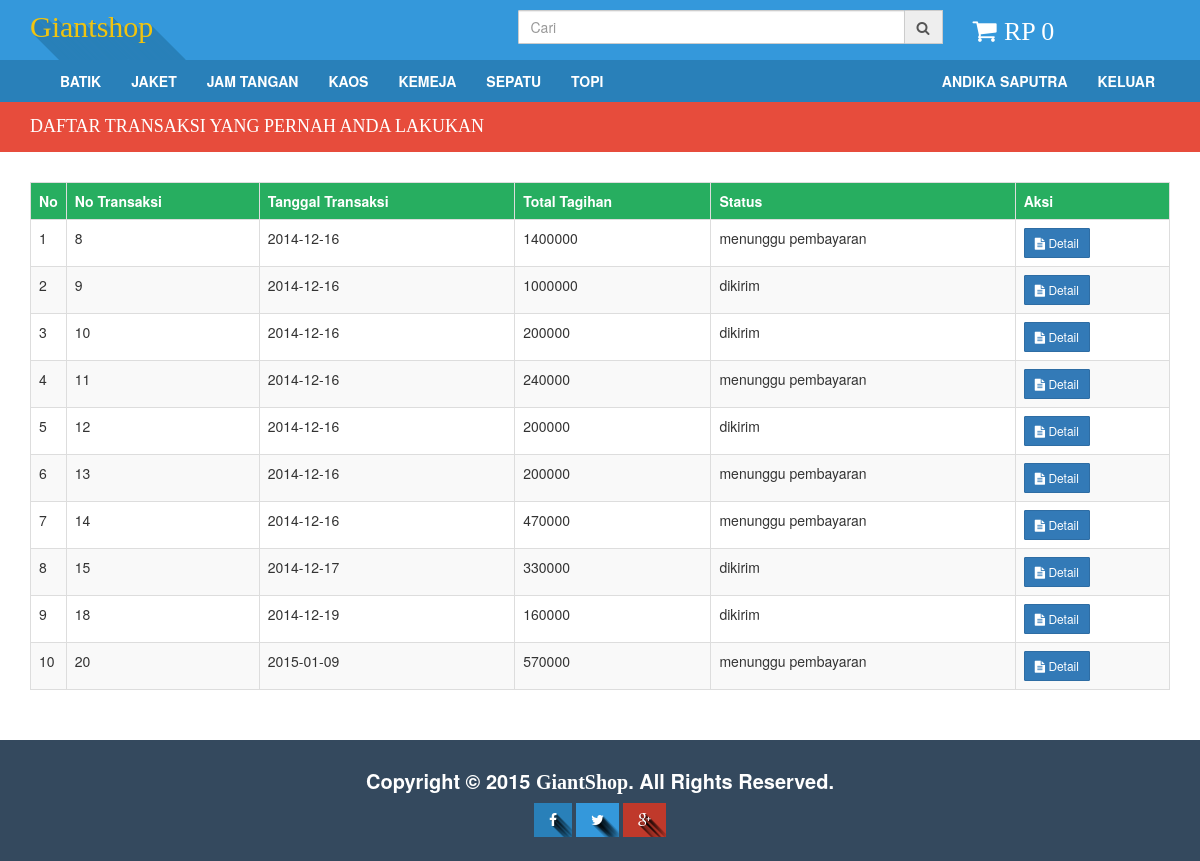
Page /profile.php (signed in) on the committed database.
### tables this page shows
CREATE TABLE IF NOT EXISTS `jenis` (
  `kdjenis` char(5) NOT NULL,
  `nmjenis` varchar(25) NOT NULL
);

CREATE TABLE IF NOT EXISTS `trx` (
`kdtrx` int(5) NOT NULL,
  `tgltrx` date NOT NULL,
  `tglkirim` date DEFAULT NULL,
  `email` varchar(50) NOT NULL,
  `alamat` text NOT NULL,
  `idstatus` int(1) NOT NULL
);

CREATE TABLE IF NOT EXISTS `statustransaksi` (
  `idstatus` int(1) NOT NULL,
  `nmstatus` varchar(20) NOT NULL
);

### profile.php (the view, shortened to what this page needs)
<?php include 'assets/php/header.php';
?>
		<div class="shopcart">
        	<div class="title">
        		<div class="container">
        			<h4>daftar transaksi yang pernah anda lakukan</h4>
        		</div>
        	</div>
        	<div class="container">
        		<div class="row">
        			<div class="col-md-12">
                        <table class="table table-striped table-bordered">
                            <tr>
                                <th width="8">No</th>
                                <th>No Transaksi</th>
                                <th>Tanggal Transaksi</th>
                                <th>Total Tagihan</th>
                                <th>Status</th>
                                <th>Aksi</th>
                            </tr>
                        <?php
                            $q = "SELECT trx.kdtrx, tgltrx, sum(subtotal), nmstatus FROM trx JOIN detailtrx ON trx.kdtrx=detailtrx.kdtrx JOIN statustransaksi ON statustransaksi.idstatus=trx.idstatus WHERE trx.email='$_SESSION[loginEmail]' GROUP BY trx.kdtrx, tgltrx, nmstatus";
                            $sql = mysql_query($q);
                            $i=1;
                            while($res = mysql_fetch_array($sql)){ ?>
                            <tr>
                                <td><?php echo $i++; ?></td>
                                <td><?php echo $res[0]; ?></td>
                                <td><?php echo $res[1]; ?></td>
                                <td><?php echo $res[2]; ?></td>
                                <td><?php echo $res[3]; ?></td>
                                <td><a href="detail.php?kd=<?php echo $res[0]; ?>" class="btn btn-primary btn-sm"><i class="fa fa-file-text"></i> Detail</a></td>
                            </tr>
                            <?php
                            }
                            ?>
                        </table>
                    </div>
        		</div>
        	</div>
        </div>
<?php include 'assets/php/footer.php';
?>

### assets/php/header.php (shortened to what this page needs)
<!DOCTYPE html>
<html lang="id">
	<head>
	    <link rel="stylesheet" type="text/css" href="assets/css/font-awesome.min.css" />
	    <link rel="stylesheet" type="text/css" href="assets/css/bootstrap.css" />
	    <link rel="stylesheet" type="text/css" href="assets/css/front.css" />
	</head>
	<body>
		<header class="header">
			<div class="container">
				<div class="row">
					<div class="col-md-4">
						<a href="index.php"><h1 class="webtitle">Giantshop</h1></a>
					</div>
					<div class="col-md-7 col-md-offset-1">
						<div class="row">
							<div class="col-xs-8">
								<form method="get" action="search.php">
									<div class="input-group">
  										<input type="search" name="q" placeholder="Cari" class="form-control">
  										<span class="input-group-addon"><i class="fa fa-search"></i></span>
									</div>
								</form>
							</div>
							<div class="col-xs-4 cart">
								<span class="fa fa-shopping-cart"></span>
								<a href="shopcart.php">rp <?php echo $_SESSION['total']; ?></a>
							</div>
						</div>
					</div>
				</div>
			</div>
		</header>
		<nav class="navbar navbar-default" role="navigation">
            <div class="container">
                <div class="collapse navbar-collapse" id="bs-example-navbar-collapse-1">
                    <ul class="nav navbar-nav">
			<?php
			$qk = "SELECT * FROM `jenis` ORDER BY nmjenis ASC";
			$sqlk = mysql_query($qk);
			while($resk = mysql_fetch_array($sqlk)){ ?>
                        <li><a href="kategori.php?k=<?php echo $resk[0] ?>"><?php echo $resk[1] ?></a></li>
			<?php
			}
			?>
                    </ul>
                    <ul class="nav navbar-nav navbar-right">
                        <?php
                        if(!isset($_SESSION['loginNama'])){ ?>
                        <li><a href="" data-toggle="modal" data-target="#daftar">Daftar</a></li>
                        <li><a href="" data-toggle="modal" data-target="#masuk">Masuk</a></li>
                        <?php
                        }else {  ?>
                        <li><a href="profile.php"><strong><?php echo $_SESSION['loginNama'] ?></strong></a></li>
                        <li><a href="logout.php" onclick="return confirm('Anda yakin mau keluar?')">Keluar</a></li>
                        <?php
                        }
                        ?>
                    </ul>
                </div>
            </div>
        </nav>

### assets/php/footer.php (shortened to what this page needs)
		<footer class="footer">
			<h5>Copyright &copy; 2015 <a href="#" class="webtitle">GiantShop</a>. All Rights Reserved.</h5>
			<a href="#"><span class="fa fa-facebook"></span></a>
			<a href="#"><span class="fa fa-twitter"></span></a>
			<a href="#"><span class="fa fa-google-plus"></span></a>
		</footer>
	</body>
</html>

### assets/css/front.css (style rules this page uses)
.header { width: 100%; padding: 10px 0; background-color: #3498db; overflow: hidden; }
.header .webtitle { margin: 0; font-family: Lobster; color: #f1c40f; font-size: 30px; }
.header .webtitle { text-shadow:1px 1px #2980b9, 2px 2px #2980b9, 3px 3px #2980b9, 4px 4px #2980b9, 5px 5px #2980b9, 6px 6px #2980b9, 7px 7px #2980b9, 8px 8px #2980b9, 9px 9px #2980b9, 10px 10px #2980b9, 11px 11px #2980b9, 12px 12px #2980b9, 13px 13px #2980b9, 14px 14px #2980b9, 15px 15px #2980b9, 16px 16px #2980b9, 17px 17px #2980b9, 18px 18px #2980b9, 19px 19px #2980b9, 20px 20px #2980b9, 21px 21px #2980b9, 22px 22px #2980b9, 23px 23px #2980b9, 24px 24px #2980b9, 25px 25px #2980b9, 26px 26px #2980b9, 27px 27px #2980b9, 28px 28px #2980b9, 29px 29px #2980b9, 30px 30px #2980b9, 31px 31px #2980b9, 32px 32px #2980b9, 33px 33px #2980b9, 34px 34px #2980b9, 35px 35px #2980b9; }
.cart { font-size: 26px; color: #fff; }
.cart a { font-family: Langdon; text-transform: uppercase; color: #fff; }
.terbaru, .kategori, .shopcart { padding-bottom: 30px; }
.terbaru .title h4, .kategori .title h4, .shopcart .title h4 { color: #fff; text-transform: uppercase; font-family: Langdon; margin: 0; }
.kategori .title, .shopcart .title { background-color: #e74c3c; width: 100%; padding: 15px 0; }
.shopcart table { margin-top: 30px; }
.shopcart table th { background-color: #27ae60; color: #fff; }
.footer { background-color: #34495e; padding: 20px 0; text-align: center; color: #fff; }
.footer h5 { font-weight: bold; font-size: 20px; }
.fa-facebook, .fa-twitter, .fa-google-plus, .kirim-pesan, .btn-layanan { text-shadow:1px 1px rgba(0,0,0,.4), 2px 2px rgba(0,0,0,.38), 3px 3px rgba(0,0,0,.36), 4px 4px rgba(0,0,0,.34), 5px 5px rgba(0,0,0,.32), 6px 6px rgba(0,0,0,.30), 7px 7px rgba(0,0,0,.28), 8px 8px rgba(0,0,0,.26), 9px 9px rgba(0,0,0,.24), 10px 10px rgba(0,0,0,.22), 11px 11px rgba(0,0,0,.20), 12px 12px rgba(0,0,0,.18), 13px 13px rgba(0,0,0,.16), 14px 14px rgba(0,0,0,.14), 15px 15px rgba(0,0,0,.12), 16px 16px rgba(0,0,0,.10), 17px 17px rgba(0,0,0,.08), 18px 18px rgba(0,0,0,.06), 19px 19px rgba(0,0,0,.04), 20px 20px rgba(0,0,0,.02); }
.fa-facebook { padding: 10px 15px; color: #fff; background-color: #2980b9; overflow: hidden; }
.fa-twitter { padding: 10px 15px; color: #fff; background-color: #3498db; overflow: hidden; }
.fa-google-plus { padding: 10px 15px; color: #fff; overflow: hidden; background-color: #c0392b; }
.footer .webtitle { color: #fff; font-family: Lobster; }

### rows in the picture
jenis: nmjenis "BATIK"
jenis: nmjenis "JAKET"
jenis: nmjenis "JAM TANGAN"
jenis: nmjenis "KAOS"
jenis: nmjenis "KEMEJA"
jenis: nmjenis "SEPATU"
jenis: nmjenis "TOPI"
trx: kdtrx "8", tgltrx "2014-12-16", res "1400000", idstatus.nmstatus "menunggu pembayaran"
trx: kdtrx "9", tgltrx "2014-12-16", res "1000000", idstatus.nmstatus "dikirim"
trx: kdtrx "10", tgltrx "2014-12-16", res "200000", idstatus.nmstatus "dikirim"
trx: kdtrx "11", tgltrx "2014-12-16", res "240000", idstatus.nmstatus "menunggu pembayaran"
trx: kdtrx "12", tgltrx "2014-12-16", res "200000", idstatus.nmstatus "dikirim"
trx: kdtrx "13", tgltrx "2014-12-16", res "200000", idstatus.nmstatus "menunggu pembayaran"
trx: kdtrx "14", tgltrx "2014-12-16", res "470000", idstatus.nmstatus "menunggu pembayaran"
trx: kdtrx "15", tgltrx "2014-12-17", res "330000", idstatus.nmstatus "dikirim"
trx: kdtrx "18", tgltrx "2014-12-19", res "160000", idstatus.nmstatus "dikirim"
trx: kdtrx "20", tgltrx "2015-01-09", res "570000", idstatus.nmstatus "menunggu pembayaran"

### other values in the picture
$_SESSION['total'] "0"
$_SESSION['loginNama'] "ANDIKA SAPUTRA"
